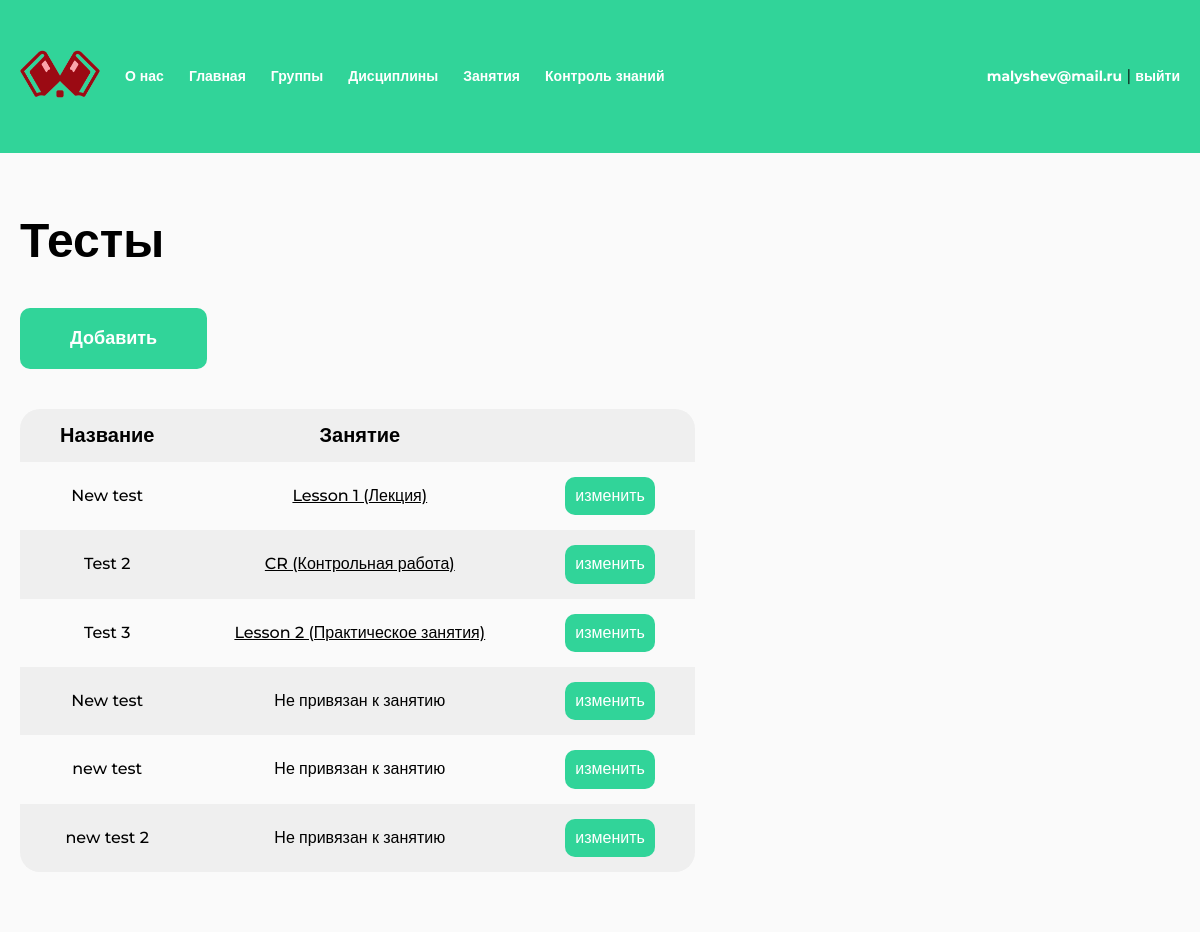
The page /tests/ (signed in) on the database its author committed.
### study/models.py (models this page shows, shortened)
class Test(models.Model):
    name = models.CharField(max_length=128)
    class Meta:
        verbose_name = "Тест"
        verbose_name_plural = "Тесты"

class Lesson(models.Model):
    class Type(models.TextChoices):
        LECTURE = "LC", "Лекция"
        PRACTICAL = "PR", "Практическое занятия"
        LABORATORY = "LR", "Лабораторное занятие"
        CONTROL = "CW", "Контрольная работа"
        INDIVIDUAL = "IW", "Индивидуальное практическое занятие"
    type = models.CharField("Тип", max_length=32, choices=Type.choices)
    subject = models.ForeignKey(TeacherGroupSubject, related_name="lessons", on_delete=models.CASCADE, null=True, blank=True)
    name = models.CharField(max_length=128)
    test = models.OneToOneField(Test, on_delete=models.SET_NULL, null=True, blank=True)
    text = models.TextField(null=True, blank=True)
    deadline = models.DateTimeField(null=True, blank=True)
    class Meta:
        verbose_name = "Занятие"
        verbose_name_plural = "Занятия"
    def __str__(self):
        return f"{self.name} ({self.get_type_display()})"

### study/views.py (the view)
# urls.py: path("tests/", views.TestsListView.as_view(), name="tests"),
@method_decorator(not_student, name="dispatch")
class TestsListView(LoginRequiredMixin, ListView):
    model = Test
    context_object_name = "objects"
    template_name = "study/test/list.html"

### study/templates/study/test/list.html (shortened to what this page needs)
{% extends "base.html" %}
{% load static %}
{% block extra_css %}
<link rel="stylesheet" href="{% static 'css/table.css' %}">
{% endblock %}
{% block content %}
<section >
    <h1 class="h1">Тесты</h1>
    <a href="{% url 'test-add' %}" class="btn mt-40">Добавить</a>
    <div class="table-wrapper mt-40">
        <table class="table">
        <thead>
            <tr>
                <th>Название</th>
                <th>Занятие</th>
                <th></th>
            </tr>
        </thead>
        <tbody>
            {% for object in objects %}
            <tr>
                <td>{{ object.name|default:"-" }}</td>
                <td>
                    {% if object.lesson %}
                    <a href="{% if user.profile.type == 2 %}{% url 'my-lesson' object.lesson.pk %}{% else %}{% url 'lesson' object.lesson.pk %}{% endif %}">{{ object.lesson }}</a>
                    {% else %}
                    Не привязан к занятию
                    {% endif %}
                </td>
                <td>
                    <a href="{% url 'test' object.pk %}" class="btn btn-table">изменить</a>
                </td>
            </tr>
            {% endfor %}
        </tbody>
    </table>
    </div>
</section>
{% endblock %}

### templates/base.html (shortened to what this page needs)
{% load static %}
<!DOCTYPE html>
<html lang="ru">
<head>
	<link rel="stylesheet" href="{% static 'css/reset.css' %}">
	<link rel="stylesheet" href="{% static 'css/main.css' %}">
	<link rel="stylesheet" href="{% static 'css/menu.css' %}">
    {% block extra_css %}{% endblock %}
</head>
<body>
	<header class="header">
		<div class="container">
			<ul class="header-menu">
				<li><a href="{% url 'index' %}" class="logo"><img src="{% static 'img/logo.png' %}" alt=""></a></li>
				<li><a href="{% url 'about' %}">О нас</a></li>
				{% if user.is_authenticated %}
				<li><a href="{% url 'index' %}">Главная</a></li>
				{% if user.profile.type == 1 %}
				<li><a href="{% url 'teachers' %}">Преподаватели</a></li>
				<li><a href="{% url 'students' %}">Студенты</a></li>
				<li><a href="{% url 'applications' %}">Заявки</a></li>
				<li><a href="{% url 'groups' %}">Группы</a></li>
				<li><a href="{% url 'subjects' %}">Дисциплины</a></li>
				<li><a href="{% url 'lessons' %}">Занятия</a></li>
				<li><a href="{% url 'tests' %}">Контроль знаний</a></li>
				{% elif user.profile.type == 2 %}
				<li><a href="{% url 'my-group' %}">Группы</a></li>
				<li><a href="{% url 'my-subjects' %}">Дисциплины</a></li>
				<li><a href="{% url 'my-lessons' %}">Занятия</a></li>
				<li><a href="{% url 'tests' %}">Контроль знаний</a></li>
				{% endif %}
				<li class="header-menu-profile">
					<a href="{% url 'profile' %}">{{ user.username }}</a> | <a href="{% url 'logout' %}">выйти</a>
				</li>
				{% endif%}
			</ul>
		</div>
	</header>
	<main class="main">
		<div class="container">
		    {% block content %}{% endblock %}
		</div>
	</main>
</body>
</html>

### static/css/main.css (style rules this page uses)
:root { --green: #31D499; --red: #D43131; --background: #FAFAFA; --gray: #B8B8B8; --tablePrimary: #EFEFEF; --tableSecondary: #FAFAFA; }
* { padding: 0; margin: 0; box-sizing: border-box; }
html { font-family: "Montserrat", sans-serif; }
body { display: flex; flex-direction: column; min-height: 100vh; height: 100%; }
.container { max-width: 1240px; padding: 0 20px; margin: 0 auto; position: relative; }
.mt-40 { margin-top: 40px; }
.h1 { color: #000; font-size: 48px; font-weight: 700; }
.btn { color: #FFF; font-size: 18px; font-weight: 700; border-radius: 10px; background: var(--green); padding: 20px 50px; text-align: center; cursor: pointer; text-decoration: none; display: block; width: fit-content; }
.btn.btn-table { padding: 10px; font-size: 16px; font-weight: 500; }
.header { padding: 50px 0; background: var(--green); }
.logo img { width: 100%; max-width: 80px; }
.main { flex: 1 1 100%; padding: 60px 0; background-color: var(--background); }

### static/css/menu.css (style rules this page uses)
ul { list-style: none; }
.header-menu { display: flex; align-items: center; gap: 25px; width: 100%; }
.header-menu a { text-decoration: none; font-weight: 700; color: white; font-size: 14px; }
.header-menu-profile { margin-left: auto; }

### static/css/table.css (style rules this page uses)
.table-wrapper { width: 100%; overflow-x: auto; }
.table { border-radius: 20px; background: var(--tablePrimary); border-collapse: collapse; }
.table td, .table th { padding: 15px 40px; text-align: center; }
.table th { color: #000; font-size: 20px; font-weight: 700; }
.table td { color: #000; font-size: 16px; font-weight: 500; }
.table a:not(.btn) { color: black; }
.table tbody tr:nth-of-type(2n-1) { background: var(--tableSecondary); }

### rows shown on the page
Test: name "New test", lesson "Lesson 1 (Лекция)"
Test: name "Test 2", lesson "CR (Контрольная работа)"
Test: name "Test 3", lesson "Lesson 2 (Практическое занятия)"
Test: name "New test", shows "Не привязан к занятию"
Test: name "new test", shows "Не привязан к занятию"
Test: name "new test 2", shows "Не привязан к занятию"

### other values the page prints
{{ user.username }} "malyshev@mail.ru"
